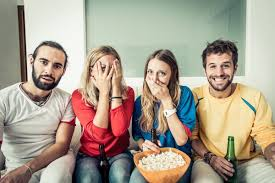
#> input picture INTELIGENCIA ARTIFICIAL/07_reconocimiento facial/amigos2.jpg, 275 x 183 px, given in place of the camera
$ python detec.py
#> lines starting #> are read from the running program, lines starting #| are printed output that depends on the picture; after the words box and inside, x2 and y2 are one past the last pixel; in counts of white or black regions, pixels touching at a corner belong together
import cv2
import numpy as np

cam = cv2.VideoCapture(0)
colorini = np.array([170,100,20], np.uint8)
colorfin = np.array([180,255,255], np.uint8)

while True:
    ret, frame = cam.read()
#> frame is the input picture: shape (183, 275, 3); mean B, G, R 141.9, 158, 169.8
    if ret==True:
        frameHSV = cv2.cvtColor(frame, cv2.COLOR_BGR2HSV)
#> frameHSV: shape (183, 275, 3); mean H, S, V 44.5, 65.9, 177.4
        detector = cv2.inRange(frameHSV,colorini,colorfin)
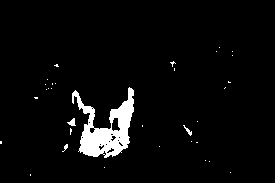
#> detector: shape (183, 275); 4.2% white; 33 white regions (29 under 20 px)
        #Deteccion en contorno de la imagen
        contono,_ = cv2.findContours(detector, cv2.RETR_EXTERNAL, cv2.CHAIN_APPROX_SIMPLE)
#> contono = 33 contours, 31 with area under 20; largest, box (x1, y1, x2, y2) and area: (72, 87, 134, 158) 1944, (67, 118, 76, 126) 28
        #Ciclo para dibujar el contorno
        for c in contono:
            area = cv2.contourArea(c)
            if area > 3000:
                x1, y1, x2, y2 = cv2.boundingRect(c)
                cv2.rectangle(frame, (x1,y1), (x1+x2,y1+y2), (0,255,0), 2)
                cv2.putText(frame, 'Rojo', (x1,y1-20), 0, 1, (0,255,0), 2)
            cv2.imshow("Detectando Color",frame)
#> this loop made 33 passes
#> area on passes 15, 21: 28, 1944

    if cv2.waitKey(1) & 0xFF == ord('a'):
#> (key Esc is pressed here)
        break

cam.release()
cv2.destroyAllWindows()

$ run again, on INTELIGENCIA ARTIFICIAL/07_reconocimiento facial/diversidad.jpg
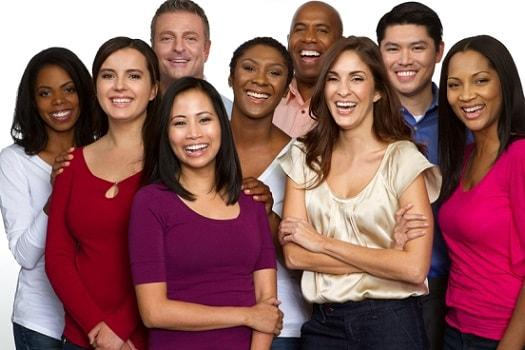
#> input picture INTELIGENCIA ARTIFICIAL/07_reconocimiento facial/diversidad.jpg, 525 x 350 px, given in place of the camera
#> frame is the input picture: shape (350, 525, 3); mean B, G, R 97.6, 97.1, 145.4
#> frameHSV: shape (350, 525, 3); mean H, S, V 62.5, 128.5, 147.1
#> `detector = cv2.inRange(frameHSV,colorini,colorfin)`:
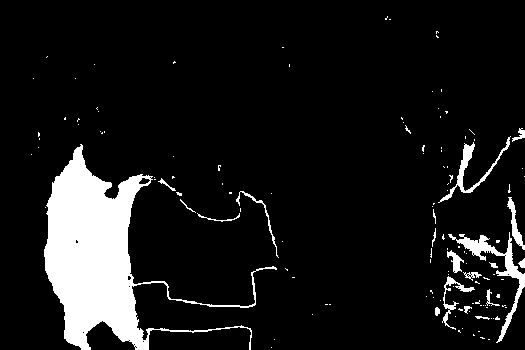
#> detector: shape (350, 525); 9.7% white; 129 white regions (109 under 20 px)
#> contono = 129 contours, 114 with area under 20; largest, box (x1, y1, x2, y2) and area: (44, 144, 277, 350) 13475, (448, 232, 525, 343) 976, (438, 136, 511, 203) 466, (507, 197, 525, 250) 226, (442, 276, 475, 330) 198
#> the loop `for c in contono:` made 129 passes
#> (area, x1, y1, x2, y2) on pass 95: (13475, 44, 144, 233, 206)
#> after the loop `for c in contono:`:
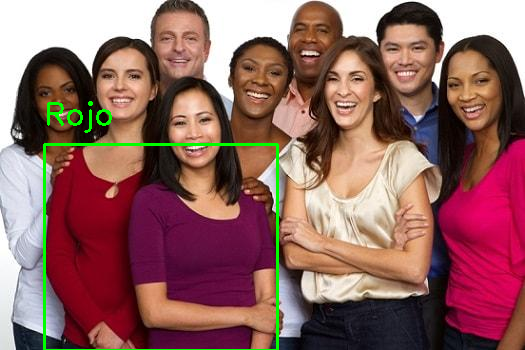
#> frame: shape (350, 525, 3); 1.48% of pixels changed, all inside (x1, y1, x2, y2) = (43, 101, 279, 350)
